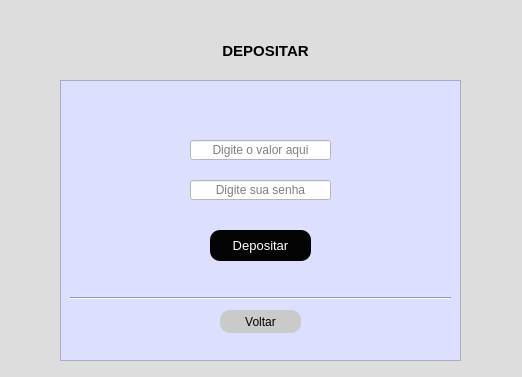
<?xml version="1.0" encoding="UTF-8"?>
<ui version="4.0">
 <class>Form</class>
 <widget class="QWidget" name="Form">
  <property name="geometry">
   <rect>
    <x>0</x>
    <y>0</y>
    <width>522</width>
    <height>377</height>
   </rect>
  </property>
  <property name="windowTitle">
   <string>Form</string>
  </property>
  <property name="styleSheet">
   <string notr="true">background-color: rgb(221, 221, 221);</string>
  </property>
  <widget class="QPushButton" name="btn_voltar">
   <property name="geometry">
    <rect>
     <x>220</x>
     <y>310</y>
     <width>81</width>
     <height>23</height>
    </rect>
   </property>
   <property name="cursor">
    <cursorShape>PointingHandCursor</cursorShape>
   </property>
   <property name="styleSheet">
    <string notr="true">QPushButton{
	color: rgb(0, 0, 0);
	background-color: rgb(202, 202, 202);
border-radius: 10px;
}

QPushButton:hover{
background-color: rgb(122, 122, 122);
color: rgb(255, 255, 255);

}</string>
   </property>
   <property name="text">
    <string>Voltar</string>
   </property>
  </widget>
  <widget class="QLabel" name="label">
   <property name="geometry">
    <rect>
     <x>210</x>
     <y>40</y>
     <width>111</width>
     <height>21</height>
    </rect>
   </property>
   <property name="font">
    <font>
     <pointsize>11</pointsize>
     <weight>75</weight>
     <bold>true</bold>
    </font>
   </property>
   <property name="cursor">
    <cursorShape>ArrowCursor</cursorShape>
   </property>
   <property name="text">
    <string>DEPOSITAR</string>
   </property>
   <property name="alignment">
    <set>Qt::AlignCenter</set>
   </property>
  </widget>
  <widget class="QFrame" name="frame">
   <property name="geometry">
    <rect>
     <x>60</x>
     <y>80</y>
     <width>401</width>
     <height>281</height>
    </rect>
   </property>
   <property name="styleSheet">
    <string notr="true">background-color: rgb(235, 255, 234);
background-color: rgb(221, 223, 255);</string>
   </property>
   <property name="frameShape">
    <enum>QFrame::StyledPanel</enum>
   </property>
   <property name="frameShadow">
    <enum>QFrame::Raised</enum>
   </property>
   <widget class="Line" name="line">
    <property name="geometry">
     <rect>
      <x>10</x>
      <y>210</y>
      <width>381</width>
      <height>16</height>
     </rect>
    </property>
    <property name="orientation">
     <enum>Qt::Horizontal</enum>
    </property>
   </widget>
   <widget class="QPushButton" name="btn_depositar">
    <property name="geometry">
     <rect>
      <x>150</x>
      <y>150</y>
      <width>101</width>
      <height>31</height>
     </rect>
    </property>
    <property name="font">
     <font>
      <pointsize>10</pointsize>
     </font>
    </property>
    <property name="cursor">
     <cursorShape>PointingHandCursor</cursorShape>
    </property>
    <property name="styleSheet">
     <string notr="true">QPushButton{
color: rgb(255, 255, 255);
	background-color: rgb(4, 4, 4);
border-radius: 10px;
}

QPushButton:hover{
background-color: rgb(255, 255, 255);
	color: rgb(0, 0, 0);
}</string>
    </property>
    <property name="text">
     <string>Depositar</string>
    </property>
   </widget>
   <widget class="QLineEdit" name="txt_senha_2">
    <property name="geometry">
     <rect>
      <x>130</x>
      <y>100</y>
      <width>141</width>
      <height>20</height>
     </rect>
    </property>
    <property name="styleSheet">
     <string notr="true">background-color: rgb(255, 255, 255);</string>
    </property>
    <property name="echoMode">
     <enum>QLineEdit::Password</enum>
    </property>
    <property name="alignment">
     <set>Qt::AlignCenter</set>
    </property>
    <property name="placeholderText">
     <string>Digite sua senha</string>
    </property>
   </widget>
   <widget class="QLineEdit" name="txt_valor">
    <property name="geometry">
     <rect>
      <x>130</x>
      <y>60</y>
      <width>141</width>
      <height>20</height>
     </rect>
    </property>
    <property name="styleSheet">
     <string notr="true">background-color: rgb(255, 255, 255);</string>
    </property>
    <property name="alignment">
     <set>Qt::AlignCenter</set>
    </property>
    <property name="placeholderText">
     <string>Digite o valor aqui</string>
    </property>
   </widget>
  </widget>
  <zorder>frame</zorder>
  <zorder>btn_voltar</zorder>
  <zorder>label</zorder>
 </widget>
 <resources/>
 <connections/>
</ui>
